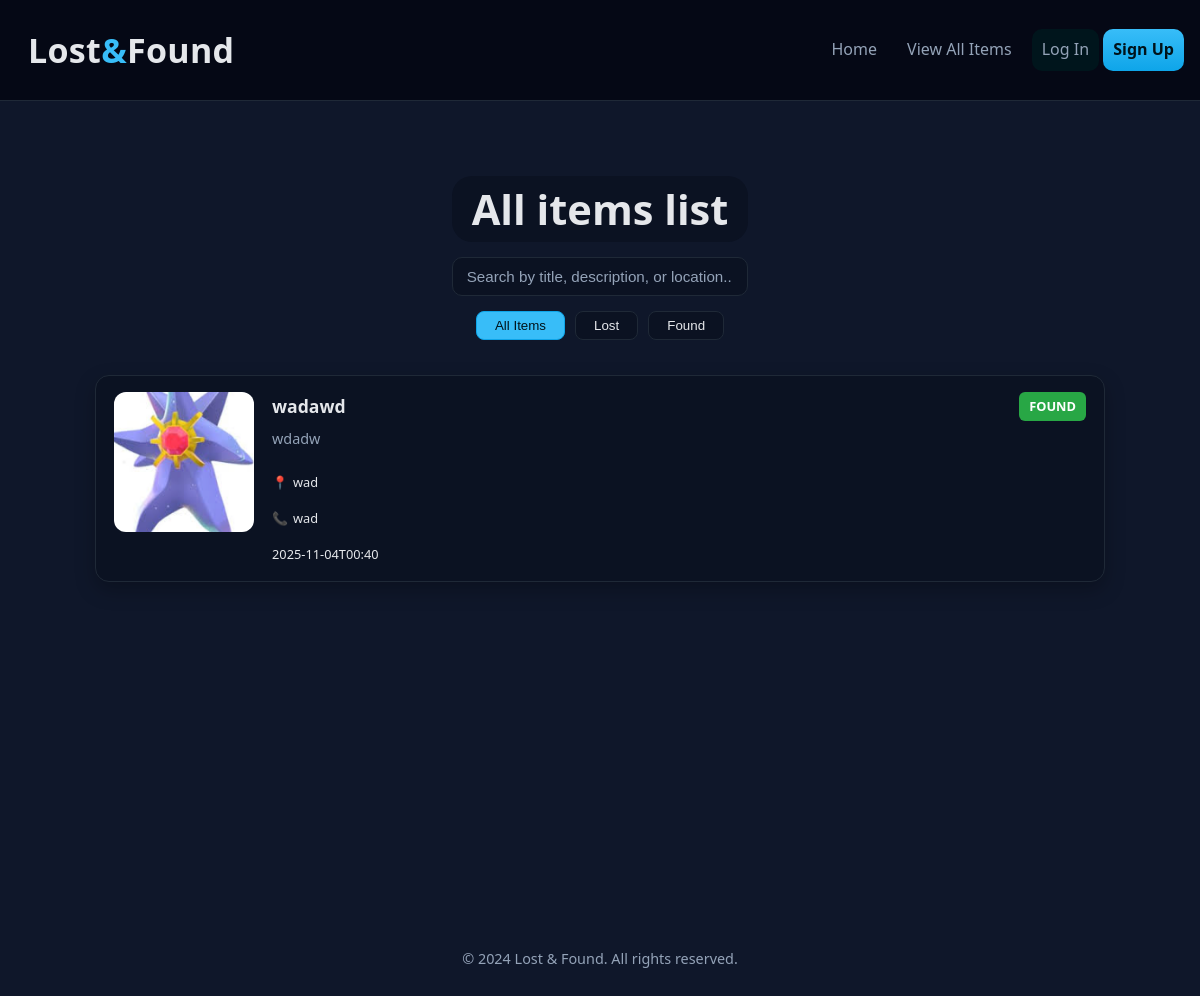
/items, run on an earlier commit of the app's database.
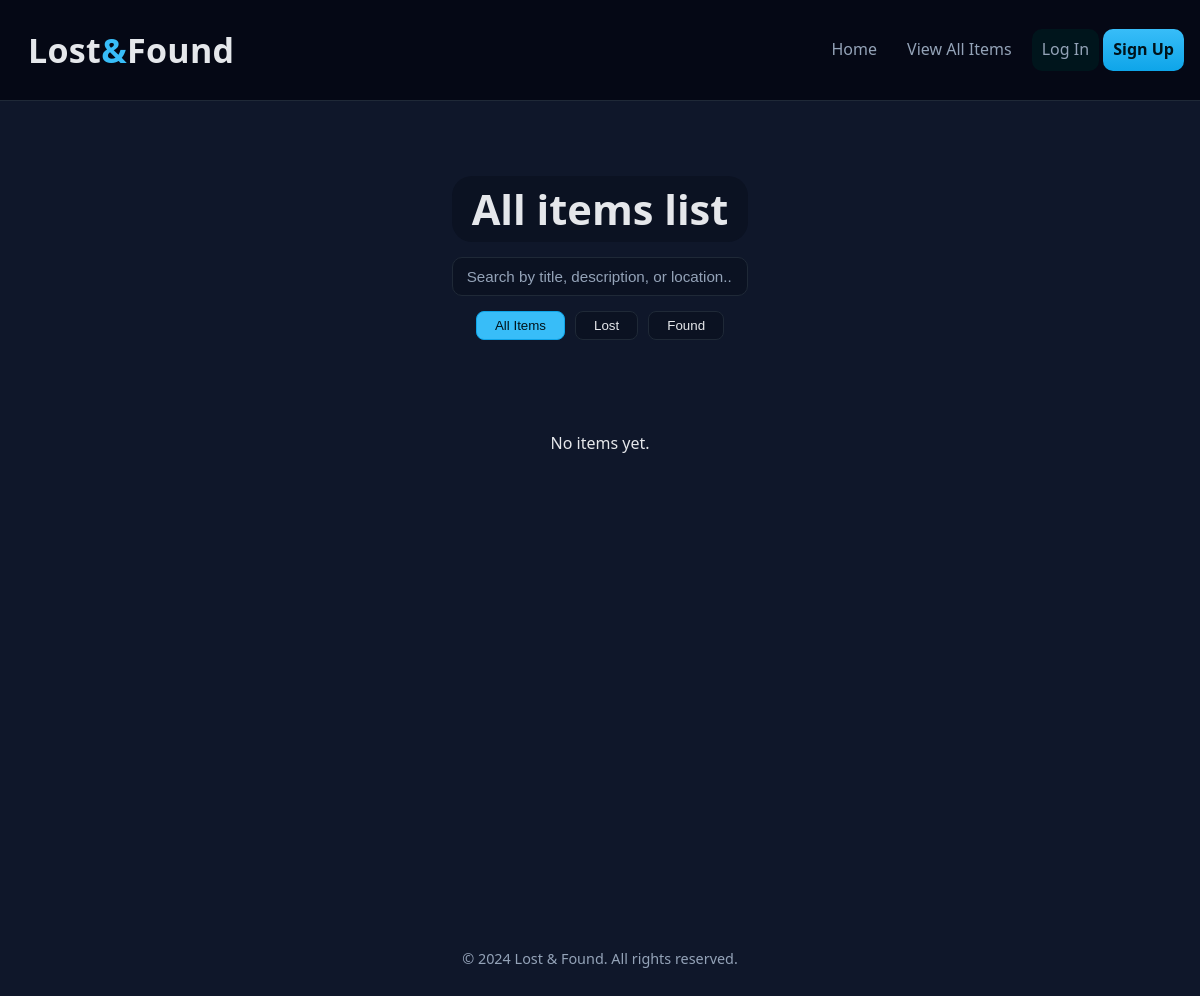
And on a later commit of the database.
### tables this page shows
CREATE TABLE items (
    id INTEGER PRIMARY KEY AUTOINCREMENT,
    title TEXT NOT NULL,
    description TEXT,
    location TEXT,
    date TEXT,
    type TEXT,
    image TEXT,
    created_at TEXT,
    latitude REAL,
    longitude REAL,
    contact TEXT
);

### app.py (the view)
@app.route('/items')
def items():
    conn = sqlite3.connect('lostandfound.db')
    conn.row_factory = sqlite3.Row
    c = conn.cursor()
    c.execute("SELECT * FROM items ORDER BY id DESC")
    items = c.fetchall()
    conn.close()
    return render_template('items.html', items=items)

### templates/items.html (shortened to what this page needs)
{% extends "layout.html" %}
{% block content %}
<main class="items-page">
  <section class="items-hero">
    <div class="items-hero-inner">
      <h1>All items list</h1>
      <div class="items-search">
        <input type="text" id="search-input" placeholder="Search by title, description, or location...">
      </div>
      <div class="items-filters">
        <button class="filter-btn active" data-filter="all">All Items</button>
        <button class="filter-btn" data-filter="Lost">Lost</button>
        <button class="filter-btn" data-filter="Found">Found</button>
      </div>
    </div>
  </section>
  <section class="items-grid" id="items-grid">
    {% for item in items %}
    <article class="item-card"
      data-type="{{ item['type'] }}"
      data-title="{{ item['title']|lower }}"
      data-desc="{{ (item['description'] or '')|lower }}"
      data-location="{{ (item['location'] or '')|lower }}">
      <div class="item-card-left">
        {% if item["image"] %}
        <img src="{{ url_for('static', filename='uploads/' + item['image']) }}"
             alt="{{ item['title'] }}"
             class="item-thumb">
        {% else %}
        <div class="item-thumb placeholder">No image</div>
        {% endif %}
      </div>
      <div class="item-card-body">
        <div class="item-card-top">
          <h2>{{ item["title"] }}</h2>
          {% if item["type"] == "Lost" %}
          <span class="badge badge-lost">LOST</span>
          {% elif item["type"] == "Found" %}
          <span class="badge badge-found">FOUND</span>
          {% endif %}
        </div>
        <p class="item-desc">{{ item["description"] }}</p>
        <div class="item-meta">
          <div class="meta-row">
            <span class="meta-icon">📍</span>
            <span>{{ item["location"] or "—" }}</span>
          </div>
          {% if item["contact"] %}
          <div class="meta-row">
            <span class="meta-icon">📞</span>
            <span>{{ item["contact"] }}</span>
          </div>
          {% endif %}
          <div class="meta-row">
            <span>{{ item["date"] or "—" }}</span>
          </div>
        </div>
      </div>
    </article>
    {% else %}
    <p style="text-align:center; padding: 40px 0;">No items yet.</p>
    {% endfor %}
  </section>
</main>
{% endblock %}

### templates/layout.html (shortened to what this page needs)
<!DOCTYPE html>
<html lang="en">
<head>
  <link rel="stylesheet" href="{{ url_for('static', filename='css/styles.css') }}">
  <link rel="stylesheet" href="https://unpkg.com/leaflet/dist/leaflet.css" />
</head>
<body>
  <header class="navbar">
    <div class="nav-inner container">
      <a href="{{url_for('index')}}" class="brand">Lost<span>&</span>Found</a>
      <nav class="nav-links">
        <a href="{{ url_for('index') }}" class="{% if request.endpoint == 'index' %}active{% endif %}">Home</a>
        <a href="{{ url_for('items') }}">View All Items</a>
        <div class="user-actions">
          {% if session.username %}
          <span>Welcome, <strong>{{ session.username }}</strong>!</span>
          {% if session.role == 'admin' %}
          <a href="{{ url_for('admin_manage') }}" class="btn"
            style="margin-left: 10px; background-color: #ffc107; color: black;">Manage Items</a>
          {% endif %}
          <a href="{{ url_for('logout') }}" class="btn btn-logout" style="margin-left: 15px;">Sign Out</a>
          {% else %}
          <a href="{{ url_for('login') }}" class="btn">Log In</a>
          <a href="{{ url_for('signin') }}" class="btn primary">Sign Up</a>
          {% endif %}
        </div>
      </nav>
    </div>
  </header>
  {% block content %}{% endblock %}
  <footer class="footer">
    <div class="container" style="text-align: center; padding: 2rem 0; color: var(--muted); font-size: 0.9rem;">
      <p>&copy; <span id="year">2024</span> Lost & Found. All rights reserved.</p>
    </div>
  </footer>
</body>
</html>

### static/css/styles.css (style rules this page uses)
:root { --bg: #0f172a; --muted: #94a3b8; --text: #e5e7eb; --brand: #38bdf8; --brand-strong: #0ea5e9; --border: #1f2937; --surface: #0b1222; }
* { box-sizing: border-box; }
html, body { margin: 0; padding: 0; background: var(--bg); color: var(--text); font: 16px/1.6 system-ui, -apple-system, Segoe UI, Roboto, Inter, "Helvetica Neue", Arial, "Noto Sans", "Liberation Sans", sans-serif; }
.container { max-width: auto; margin: 0 auto; padding: 0 16px; }
.navbar { position: sticky; top: 0; z-index: 50; background: rgba(5, 9, 20, 0.85); backdrop-filter: blur(10px); border-bottom: 1px solid var(--border); }
.nav-inner { display: flex; background: rgba(5, 9, 20, 0.85); align-items: center; justify-content: space-between; height: 100px; }
.brand { font-weight: 800; letter-spacing: 0.3px; text-decoration: none; color: var(--text); font-size: 2.125rem; padding-left: 12px; }
.brand span { color: var(--brand); }
.nav-links { display: flex; gap: 10px; }
.nav-links a { text-decoration: none; color: var(--muted); padding: 8px 10px; border-radius: 10px; transition: color .15s ease, background .15s ease; }
.btn { display: inline-block; text-decoration: none; color: var(--text); padding: 10px 14px; border-radius: 12px; background: #00151c; }
.btn.primary { background: linear-gradient(180deg, var(--brand), var(--brand-strong)); color: #00131a; border: none; font-weight: 700; }
input[type="text"], textarea, select { width: 100%; padding: 10px 14px; border: 1px solid var(--border); border-radius: 10px; background: #0f172a; color: var(--text); font-size: 0.95rem; transition: all 0.2s ease; }
::placeholder { color: var(--muted); }
.items-page { min-height: 100vh; background: var(--bg); color: var(--text); padding-bottom: 60px; }
.items-hero { padding: 40px 20px 10px; display: flex; justify-content: center; }
.items-hero-inner { max-width: 900px; text-align: center; }
.items-hero h1 { color: #e5e7eb; font-size: 2.6rem; font-weight: 700; background: var(--surface); margin-bottom: 10px; padding-left: 20px; padding-right: 20px; border-radius: 20px; }
.items-search { display: flex; justify-content: center; margin-bottom: 15px; margin-top: 15px; }
.items-search input { width: min(100%, 500px); padding: 10px 14px; border: 1px solid var(--border); border-radius: 10px; background: var(--surface); color: var(--text); font-size: 0.95rem; }
.items-search input::placeholder { color: var(--muted); }
.items-filters { display: flex; gap: 10px; justify-content: center; margin-bottom: 25px; }
.filter-btn { border: 1px solid var(--border); background: var(--surface); padding: 6px 18px; border-radius: 8px; cursor: pointer; font-weight: 500; color: var(--text); transition: 0.15s; }
.filter-btn.active, .filter-btn:hover { background: var(--brand); color: #00131a; border-color: var(--brand-strong); }
.items-grid { max-width: 1050px; margin: 0 auto; padding: 0 20px; display: grid; grid-template-columns: repeat(auto-fit, minmax(240px, 1fr)); gap: 20px; }
.items-grid { max-width: 1050px; margin: 0 auto; display: flex; flex-direction: column; gap: 18px; padding: 0 20px 40px; }

What changed in the data, as far as the page shows it:
removed items: image (picture), title "wadawd", type "FOUND", description "wdadw", location "wad", contact "wad", date "2025-11-04T00:40"
Also different on the page:
text now shown: "No items yet."
